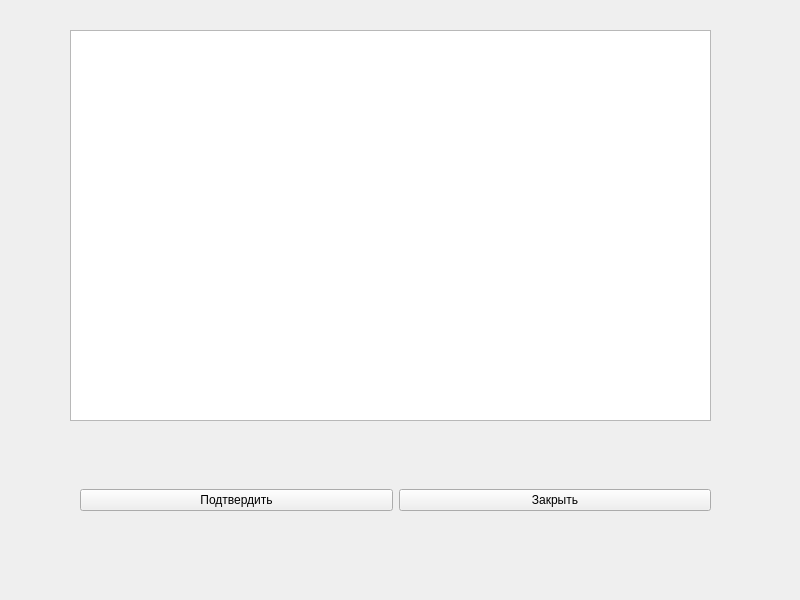
<?xml version="1.0" encoding="UTF-8"?>
<ui version="4.0">
 <class>pilot_ui</class>
 <widget class="QWidget" name="pilot_ui">
  <property name="geometry">
   <rect>
    <x>0</x>
    <y>0</y>
    <width>800</width>
    <height>600</height>
   </rect>
  </property>
  <property name="windowTitle">
   <string>Form</string>
  </property>
  <widget class="QTableView" name="available_plane_view">
   <property name="geometry">
    <rect>
     <x>70</x>
     <y>30</y>
     <width>641</width>
     <height>391</height>
    </rect>
   </property>
   <property name="editTriggers">
    <set>QAbstractItemView::EditTrigger::NoEditTriggers</set>
   </property>
  </widget>
  <widget class="QWidget" name="horizontalLayoutWidget">
   <property name="geometry">
    <rect>
     <x>80</x>
     <y>460</y>
     <width>631</width>
     <height>80</height>
    </rect>
   </property>
   <layout class="QHBoxLayout" name="horizontalLayout">
    <item>
     <widget class="QPushButton" name="accept">
      <property name="text">
       <string>Подтвердить</string>
      </property>
     </widget>
    </item>
    <item>
     <widget class="QPushButton" name="close">
      <property name="text">
       <string>Закрыть</string>
      </property>
     </widget>
    </item>
   </layout>
  </widget>
  <widget class="QLabel" name="err_field">
   <property name="geometry">
    <rect>
     <x>80</x>
     <y>430</y>
     <width>371</width>
     <height>21</height>
    </rect>
   </property>
   <property name="text">
    <string/>
   </property>
  </widget>
 </widget>
 <resources/>
 <connections/>
</ui>
